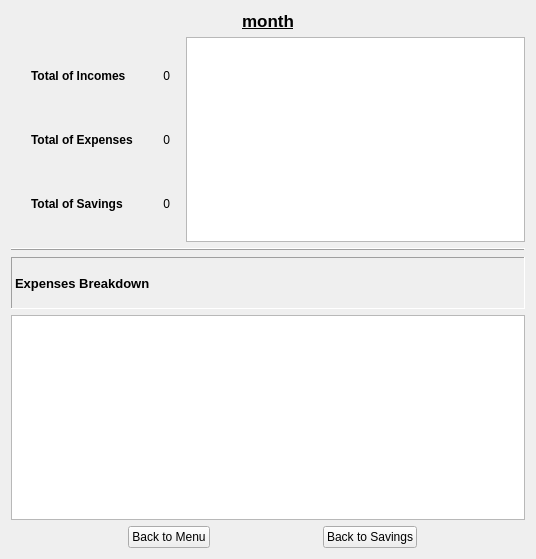
<?xml version="1.0" encoding="UTF-8"?>
<ui version="4.0">
 <class>MonthReport</class>
 <widget class="QWidget" name="MonthReport">
  <property name="geometry">
   <rect>
    <x>0</x>
    <y>0</y>
    <width>536</width>
    <height>559</height>
   </rect>
  </property>
  <property name="sizePolicy">
   <sizepolicy hsizetype="Fixed" vsizetype="Fixed">
    <horstretch>0</horstretch>
    <verstretch>0</verstretch>
   </sizepolicy>
  </property>
  <property name="windowTitle">
   <string>MonthReport</string>
  </property>
  <layout class="QGridLayout" name="gridLayout" rowstretch="0,4,0,1,4,1" columnstretch="1,2">
   <item row="1" column="1">
    <widget class="QChartView" name="graphicsView">
     <property name="sizePolicy">
      <sizepolicy hsizetype="Expanding" vsizetype="Expanding">
       <horstretch>0</horstretch>
       <verstretch>0</verstretch>
      </sizepolicy>
     </property>
    </widget>
   </item>
   <item row="0" column="0" colspan="2">
    <widget class="QLabel" name="titleMonthLabel">
     <property name="sizePolicy">
      <sizepolicy hsizetype="Expanding" vsizetype="Expanding">
       <horstretch>0</horstretch>
       <verstretch>0</verstretch>
      </sizepolicy>
     </property>
     <property name="font">
      <font>
       <pointsize>13</pointsize>
       <bold>true</bold>
       <underline>true</underline>
      </font>
     </property>
     <property name="text">
      <string>month</string>
     </property>
     <property name="alignment">
      <set>Qt::AlignmentFlag::AlignCenter</set>
     </property>
    </widget>
   </item>
   <item row="2" column="0" colspan="2">
    <widget class="Line" name="line">
     <property name="frameShadow">
      <enum>QFrame::Shadow::Raised</enum>
     </property>
     <property name="orientation">
      <enum>Qt::Orientation::Horizontal</enum>
     </property>
    </widget>
   </item>
   <item row="4" column="0" colspan="2">
    <widget class="QTableWidget" name="tableBreakdownWidget">
     <property name="sortingEnabled">
      <bool>true</bool>
     </property>
    </widget>
   </item>
   <item row="5" column="0" colspan="2">
    <layout class="QHBoxLayout" name="horizontalLayout">
     <property name="sizeConstraint">
      <enum>QLayout::SizeConstraint::SetFixedSize</enum>
     </property>
     <property name="leftMargin">
      <number>10</number>
     </property>
     <item>
      <widget class="QPushButton" name="backToMenu">
       <property name="sizePolicy">
        <sizepolicy hsizetype="Fixed" vsizetype="Maximum">
         <horstretch>0</horstretch>
         <verstretch>0</verstretch>
        </sizepolicy>
       </property>
       <property name="text">
        <string>Back to Menu</string>
       </property>
      </widget>
     </item>
     <item>
      <widget class="QPushButton" name="backToSavingButton">
       <property name="sizePolicy">
        <sizepolicy hsizetype="Fixed" vsizetype="Maximum">
         <horstretch>0</horstretch>
         <verstretch>0</verstretch>
        </sizepolicy>
       </property>
       <property name="layoutDirection">
        <enum>Qt::LayoutDirection::RightToLeft</enum>
       </property>
       <property name="text">
        <string>Back to Savings</string>
       </property>
      </widget>
     </item>
    </layout>
   </item>
   <item row="3" column="0" colspan="2">
    <widget class="QLabel" name="titleBreakdownLabel">
     <property name="font">
      <font>
       <pointsize>10</pointsize>
       <bold>true</bold>
      </font>
     </property>
     <property name="frameShape">
      <enum>QFrame::Shape::Panel</enum>
     </property>
     <property name="frameShadow">
      <enum>QFrame::Shadow::Sunken</enum>
     </property>
     <property name="text">
      <string>Expenses Breakdown</string>
     </property>
    </widget>
   </item>
   <item row="1" column="0">
    <layout class="QFormLayout" name="formLayout_3">
     <property name="sizeConstraint">
      <enum>QLayout::SizeConstraint::SetDefaultConstraint</enum>
     </property>
     <property name="rowWrapPolicy">
      <enum>QFormLayout::RowWrapPolicy::DontWrapRows</enum>
     </property>
     <property name="labelAlignment">
      <set>Qt::AlignmentFlag::AlignLeading|Qt::AlignmentFlag::AlignLeft|Qt::AlignmentFlag::AlignVCenter</set>
     </property>
     <property name="formAlignment">
      <set>Qt::AlignmentFlag::AlignCenter</set>
     </property>
     <property name="horizontalSpacing">
      <number>20</number>
     </property>
     <property name="verticalSpacing">
      <number>50</number>
     </property>
     <property name="leftMargin">
      <number>20</number>
     </property>
     <property name="topMargin">
      <number>10</number>
     </property>
     <property name="rightMargin">
      <number>10</number>
     </property>
     <property name="bottomMargin">
      <number>10</number>
     </property>
     <item row="0" column="0">
      <widget class="QLabel" name="totalIncomesLabel">
       <property name="font">
        <font>
         <bold>true</bold>
        </font>
       </property>
       <property name="frameShape">
        <enum>QFrame::Shape::NoFrame</enum>
       </property>
       <property name="lineWidth">
        <number>0</number>
       </property>
       <property name="text">
        <string>Total of Incomes</string>
       </property>
       <property name="textFormat">
        <enum>Qt::TextFormat::PlainText</enum>
       </property>
       <property name="scaledContents">
        <bool>false</bool>
       </property>
      </widget>
     </item>
     <item row="0" column="1">
      <widget class="QLabel" name="totalIncomesAmount">
       <property name="text">
        <string>0</string>
       </property>
       <property name="alignment">
        <set>Qt::AlignmentFlag::AlignRight|Qt::AlignmentFlag::AlignTrailing|Qt::AlignmentFlag::AlignVCenter</set>
       </property>
      </widget>
     </item>
     <item row="1" column="0">
      <widget class="QLabel" name="totalExpensesLabel">
       <property name="font">
        <font>
         <bold>true</bold>
        </font>
       </property>
       <property name="text">
        <string>Total of Expenses</string>
       </property>
      </widget>
     </item>
     <item row="1" column="1">
      <widget class="QLabel" name="totalExpensesAmount">
       <property name="text">
        <string>0</string>
       </property>
       <property name="alignment">
        <set>Qt::AlignmentFlag::AlignRight|Qt::AlignmentFlag::AlignTrailing|Qt::AlignmentFlag::AlignVCenter</set>
       </property>
      </widget>
     </item>
     <item row="2" column="0">
      <widget class="QLabel" name="totalSavingsLabel">
       <property name="font">
        <font>
         <bold>true</bold>
        </font>
       </property>
       <property name="text">
        <string>Total of Savings</string>
       </property>
      </widget>
     </item>
     <item row="2" column="1">
      <widget class="QLabel" name="totalSavingsAmount">
       <property name="text">
        <string>0</string>
       </property>
       <property name="alignment">
        <set>Qt::AlignmentFlag::AlignRight|Qt::AlignmentFlag::AlignTrailing|Qt::AlignmentFlag::AlignVCenter</set>
       </property>
      </widget>
     </item>
    </layout>
   </item>
  </layout>
 </widget>
 <customwidgets>
  <customwidget>
   <class>QChartView</class>
   <extends>QGraphicsView</extends>
   <header>qchartview.h</header>
  </customwidget>
 </customwidgets>
 <resources/>
 <connections/>
</ui>
